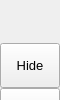
        <widget class="QFrame" name="leftMenuBg">
         <property name="minimumSize">
          <size>
           <width>60</width>
           <height>0</height>
          </size>
         </property>
         <property name="maximumSize">
          <size>
           <width>60</width>
           <height>16777215</height>
          </size>
         </property>
         <property name="frameShape">
          <enum>QFrame::NoFrame</enum>
         </property>
         <property name="frameShadow">
          <enum>QFrame::Raised</enum>
         </property>
         <layout class="QVBoxLayout" name="verticalLayout_3">
          <property name="spacing">
           <number>0</number>
          </property>
          <property name="leftMargin">
           <number>0</number>
          </property>
          <property name="topMargin">
           <number>0</number>
          </property>
          <property name="rightMargin">
           <number>0</number>
          </property>
          <property name="bottomMargin">
           <number>0</number>
          </property>
          <item>
           <widget class="QFrame" name="topLogoInfo">
            <property name="minimumSize">
             <size>
              <width>0</width>
              <height>40</height>
             </size>
            </property>
            <property name="maximumSize">
             <size>
              <width>16777215</width>
              <height>40</height>
             </size>
            </property>
            <property name="styleSheet">
             <string notr="true">b</string>
            </property>
            <property name="frameShape">
             <enum>QFrame::NoFrame</enum>
            </property>
            <property name="frameShadow">
             <enum>QFrame::Raised</enum>
            </property>
            <layout class="QGridLayout" name="gridLayout_2">
             <property name="leftMargin">
              <number>0</number>
             </property>
             <property name="topMargin">
              <number>0</number>
             </property>
             <property name="rightMargin">
              <number>0</number>
             </property>
             <property name="bottomMargin">
              <number>0</number>
             </property>
             <item row="0" column="0">
              <widget class="QLabel" name="logo">
               <property name="minimumSize">
                <size>
                 <width>35</width>
                 <height>35</height>
                </size>
               </property>
               <property name="maximumSize">
                <size>
                 <width>35</width>
                 <height>35</height>
                </size>
               </property>
               <property name="text">
                <string/>
               </property>
               <property name="pixmap">
                <pixmap resource="resources.qrc">:/images/images/logo.png</pixmap>
               </property>
               <property name="scaledContents">
                <bool>true</bool>
               </property>
              </widget>
             </item>
            </layout>
           </widget>
          </item>
          <item>
           <widget class="QFrame" name="leftMenuFrame">
            <property name="styleSheet">
             <string notr="true"/>
            </property>
            <property name="frameShape">
             <enum>QFrame::NoFrame</enum>
            </property>
            <property name="frameShadow">
             <enum>QFrame::Raised</enum>
            </property>
            <property name="lineWidth">
             <number>0</number>
            </property>
            <widget class="QFrame" name="toggleBox">
             <property name="geometry">
              <rect>
               <x>0</x>
               <y>3</y>
               <width>60</width>
               <height>45</height>
              </rect>
             </property>
             <property name="maximumSize">
              <size>
               <width>16777215</width>
               <height>45</height>
              </size>
             </property>
             <property name="frameShape">
              <enum>QFrame::NoFrame</enum>
             </property>
             <property name="frameShadow">
              <enum>QFrame::Raised</enum>
             </property>
             <layout class="QVBoxLayout" name="verticalLayout_4">
              <property name="spacing">
               <number>0</number>
              </property>
              <property name="leftMargin">
               <number>0</number>
              </property>
              <property name="topMargin">
               <number>0</number>
              </property>
              <property name="rightMargin">
               <number>0</number>
              </property>
              <property name="bottomMargin">
               <number>0</number>
              </property>
              <item>
               <widget class="QPushButton" name="btn_toggle">
                <property name="sizePolicy">
                 <sizepolicy hsizetype="Expanding" vsizetype="Fixed">
                  <horstretch>0</horstretch>
                  <verstretch>0</verstretch>
                 </sizepolicy>
                </property>
                <property name="minimumSize">
                 <size>
                  <width>0</width>
                  <height>45</height>
                 </size>
                </property>
                <property name="font">
                 <font>
                  <family>Segoe UI</family>
                  <pointsize>10</pointsize>
                  <weight>50</weight>
                  <italic>false</italic>
                  <bold>false</bold>
                 </font>
                </property>
                <property name="cursor">
                 <cursorShape>PointingHandCursor</cursorShape>
                </property>
                <property name="layoutDirection">
                 <enum>Qt::LeftToRight</enum>
                </property>
                <property name="styleSheet">
                 <string notr="true">background-image: url(:/icons/images/icons/icon_menu.png);</string>
                </property>
                <property name="text">
                 <string>Hide</string>
                </property>
               </widget>
              </item>
             </layout>
            </widget>
            <widget class="QFrame" name="topMenu">
             <property name="geometry">
              <rect>
               <x>0</x>
               <y>48</y>
               <width>60</width>
               <height>90</height>
              </rect>
             </property>
             <property name="frameShape">
              <enum>QFrame::NoFrame</enum>
             </property>
             <property name="frameShadow">
              <enum>QFrame::Raised</enum>
             </property>
             <layout class="QVBoxLayout" name="verticalLayout_8">
              <property name="spacing">
               <number>0</number>
              </property>
              <property name="leftMargin">
               <number>0</number>
              </property>
              <property name="topMargin">
               <number>0</number>
              </property>
              <property name="rightMargin">
               <number>0</number>
              </property>
              <property name="bottomMargin">
               <number>0</number>
              </property>
              <item>
               <widget class="QPushButton" name="btn_informasjon">
                <property name="sizePolicy">
                 <sizepolicy hsizetype="Expanding" vsizetype="Fixed">
                  <horstretch>0</horstretch>
                  <verstretch>0</verstretch>
                 </sizepolicy>
                </property>
                <property name="minimumSize">
                 <size>
                  <width>0</width>
                  <height>45</height>
                 </size>
                </property>
                <property name="font">
                 <font>
                  <family>Segoe UI</family>
                  <pointsize>10</pointsize>
                  <weight>50</weight>
                  <italic>false</italic>
                  <bold>false</bold>
                 </font>
                </property>
                <property name="cursor">
                 <cursorShape>PointingHandCursor</cursorShape>
                </property>
                <property name="layoutDirection">
                 <enum>Qt::LeftToRight</enum>
                </property>
                <property name="styleSheet">
                 <string notr="true">background-image: url(:/icons/images/icons/cil-home.png);</string>
                </property>
                <property name="text">
                 <string>Home</string>
                </property>
                <property name="checkable">
                 <bool>true</bool>
                </property>
               </widget>
              </item>
              <item>
               <widget class="QPushButton" name="btn_kontroller">
                <property name="sizePolicy">
                 <sizepolicy hsizetype="Expanding" vsizetype="Fixed">
                  <horstretch>0</horstretch>
                  <verstretch>0</verstretch>
                 </sizepolicy>
                </property>
                <property name="minimumSize">
                 <size>
                  <width>0</width>
                  <height>45</height>
                 </size>
                </property>
                <property name="font">
                 <font>
                  <family>Segoe UI</family>
                  <pointsize>10</pointsize>
                  <weight>50</weight>
                  <italic>false</italic>
                  <bold>false</bold>
                 </font>
                </property>
                <property name="cursor">
                 <cursorShape>PointingHandCursor</cursorShape>
                </property>
                <property name="layoutDirection">
                 <enum>Qt::LeftToRight</enum>
                </property>
                <property name="styleSheet">
                 <string notr="true">background-image: url(:/icons/images/icons/cil-gamepad.png);</string>
                </property>
                <property name="text">
                 <string>Widgets</string>
                </property>
                <property name="icon">
                 <iconset>
                  <normaloff>../../Downloads/uis-subsea/Subsea_QT_GUI/images/kontroller.png</normaloff>../../Downloads/uis-subsea/Subsea_QT_GUI/images/kontroller.png</iconset>
                </property>
                <property name="checkable">
                 <bool>true</bool>
                </property>
               </widget>
              </item>
             </layout>
            </widget>
            <widget class="QFrame" name="bottomMenu">
             <property name="geometry">
              <rect>
               <x>0</x>
               <y>793</y>
               <width>60</width>
               <height>45</height>
              </rect>
             </property>
             <property name="frameShape">
              <enum>QFrame::NoFrame</enum>
             </property>
             <property name="frameShadow">
              <enum>QFrame::Raised</enum>
             </property>
             <layout class="QVBoxLayout" name="verticalLayout_9">
              <property name="spacing">
               <number>0</number>
              </property>
              <property name="leftMargin">
               <number>0</number>
              </property>
              <property name="topMargin">
               <number>0</number>
              </property>
              <property name="rightMargin">
               <number>0</number>
              </property>
              <property name="bottomMargin">
               <number>0</number>
              </property>
             </layout>
            </widget>
           </widget>
          </item>
         </layout>
        </widget>
